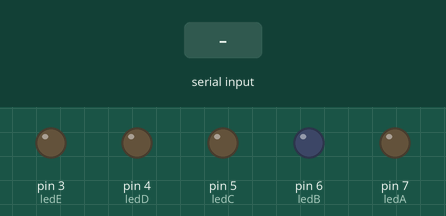
The sketch below on a simulated Arduino Uno, built with avr-gcc and run on an emulated ATmega328P. Shown: output pins drawn as LEDs (lit = HIGH). The test bench sets the inputs (shaded band). What the sketch prints to the serial monitor is not drawn.

Above: at 1.2 s.
1.3 s: "a\n" received over Serial
At 1.8 s:
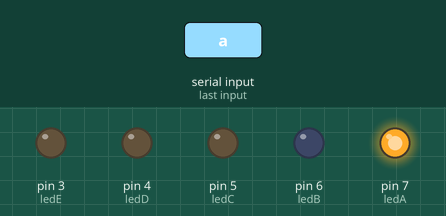
2.8 s: "b\n" received over Serial
At 4.0 s:
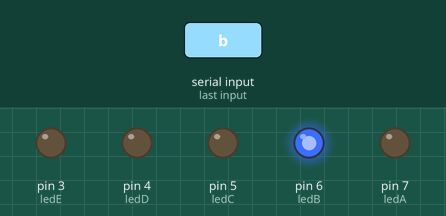
4.3 s: "c\n" received over Serial
At 5.3 s:
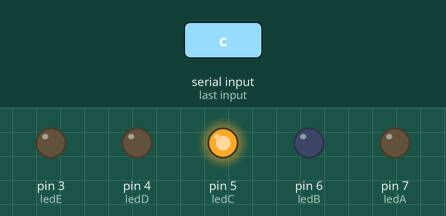
5.8 s: "d\n" received over Serial
At 6.4 s:
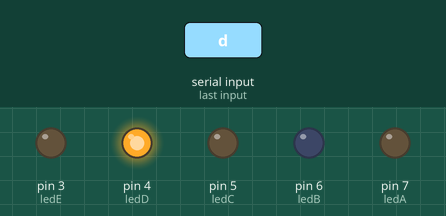
7.3 s: "e\n" received over Serial
At 7.6 s:
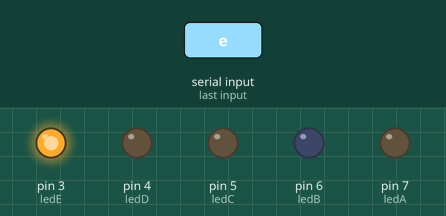
Timing chart, 0 to 9.8 s (numbered marks = the images above; inputs shaded):
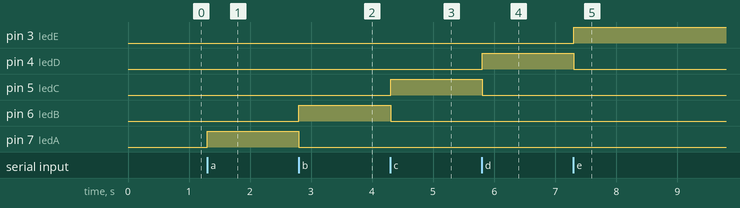

Measured:
- after the input at 1.3 s, pin 7 (ledA): LOW → HIGH at once
- after the input at 2.8 s, pin 6 (ledB): LOW → HIGH at once; pin 7 (ledA): HIGH → LOW at once
- after the input at 4.3 s, pin 5 (ledC): LOW → HIGH at once; pin 6 (ledB): HIGH → LOW at once
- after the input at 5.8 s, pin 4 (ledD): LOW → HIGH at once; pin 5 (ledC): HIGH → LOW at once
- after the input at 7.3 s, pin 3 (ledE): LOW → HIGH at once; pin 4 (ledD): HIGH → LOW at once

The sketch:

lab2-prob3-abcde-LED.ino
```cpp
const int ledA = 7;
const int ledB = 6;
const int ledC = 5;
const int ledD = 4;
const int ledE = 3;


void setup() {
  Serial.begin(9600);
  pinMode(ledA, OUTPUT);
  pinMode(ledB, OUTPUT);
  pinMode(ledC, OUTPUT);
  pinMode(ledD, OUTPUT);
  pinMode(ledE, OUTPUT);
}

void loop() {
  // Prompt for an input
  Serial.print("Input: ");
  while (!Serial.available()) {
  }
  String input = Serial.readStringUntil('\n');
  input.trim();
  Serial.println(input);

  // Turn off all LEDs
  triggerAllLED(LOW);

  // Turn on LEDs based on input
  for (int i = 0; i < input.length(); i++) {
    if (input[i] == 'a') {
      digitalWrite(ledA, HIGH);
    }
    else if (input[i] == 'b') {
      digitalWrite(ledB, HIGH);
    }
    else if (input[i] == 'c') {
      digitalWrite(ledC, HIGH);
    }
    else if (input[i] == 'd') {
      digitalWrite(ledD, HIGH);
    }
    else if (input[i] == 'e') {
      digitalWrite(ledE, HIGH);
    }
    else {
      Serial.println("ERROR, INPUT INVALID!; only a-e allowed!");
      blinkAllLEDTwice();
      break;
    }

  }

}


void triggerAllLED(bool isHigh) {
  /* Turn on or off all LEDs */
  digitalWrite(ledA, isHigh);
  digitalWrite(ledB, isHigh);
  digitalWrite(ledC, isHigh);
  digitalWrite(ledD, isHigh);
  digitalWrite(ledE, isHigh);
}

void blinkAllLEDTwice() {
  /* Blink all LEDs twice in a 2 seconds total duration  */
  for (int i = 0; i < 2; i++) {
  triggerAllLED(HIGH);
  delay(500);
  triggerAllLED(LOW);
  delay(500);
  }
}
```
